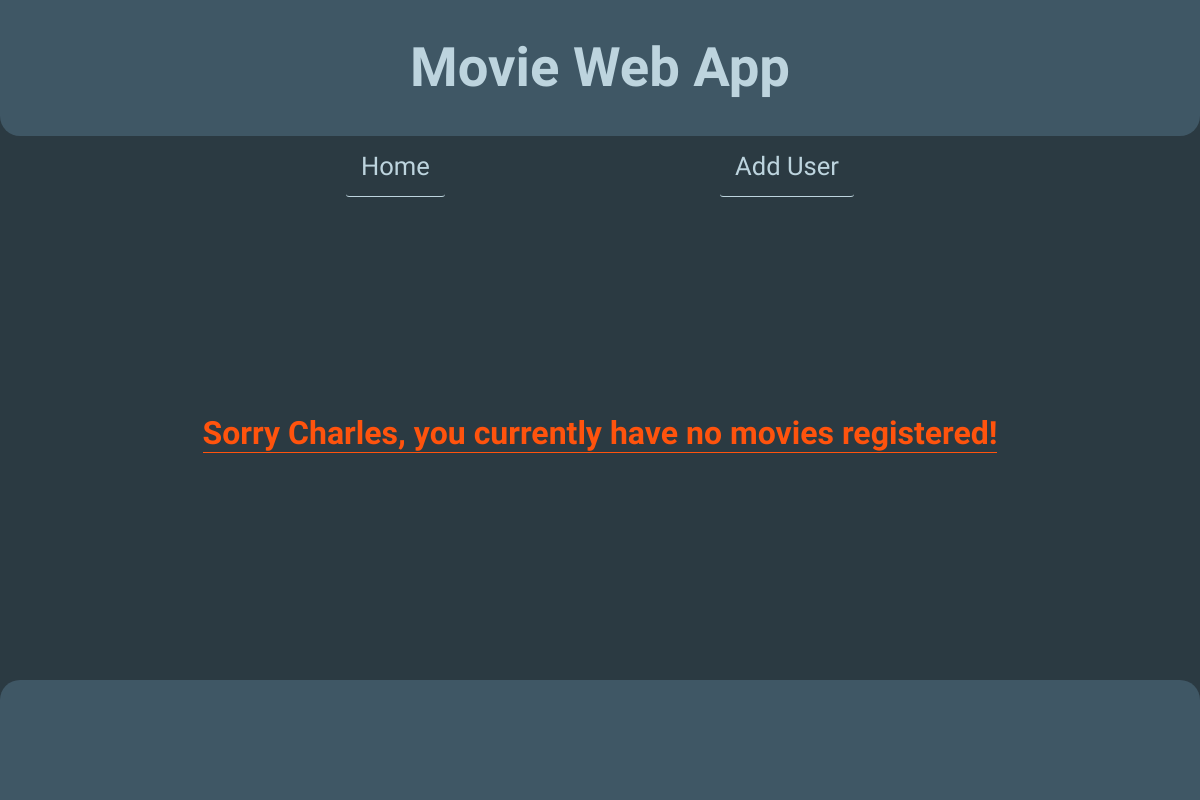
Before: /users/1 with the older database file.
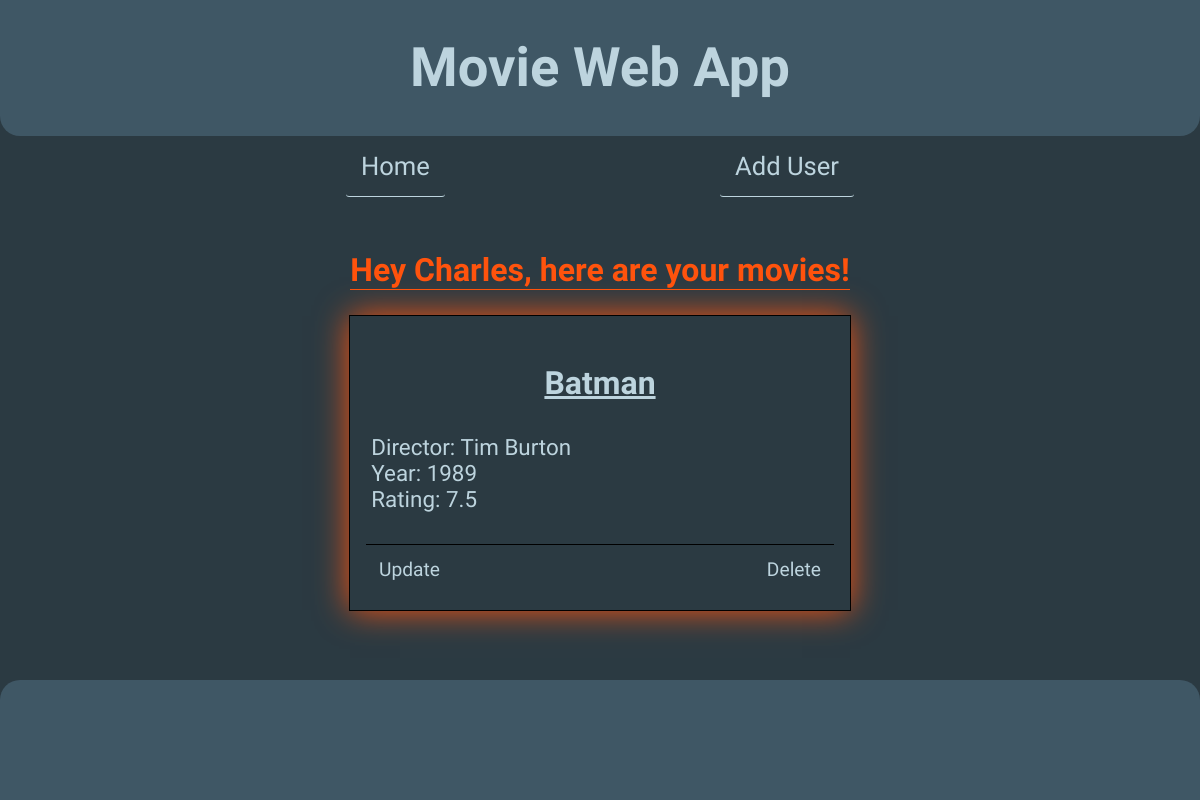
After: the same page with the newer database file.
### data_manager/sql_data_models.py (models this page shows, shortened)
class User(db.Model):
    user_id = db.Column(db.Integer, primary_key=True, autoincrement=True)
    user = db.Column(db.String(255), nullable=False)

class Movie(db.Model):
    movie_id = db.Column(db.Integer, primary_key=True, autoincrement=True)
    title = db.Column(db.String(255), nullable=False)
    director = db.Column(db.String(255), nullable=True)
    publication_year = db.Column(db.Integer, nullable=True)
    rating = db.Column(db.Float, nullable=True)

### app.py (the view)
@app.route("/users/<user_id>")
def list_user_movies(user_id):
    try:
        username, movies = data_manager.get_username_and_movies(user_id)
        if username:
            return render_index(title=f"Movies of {username}  - Movie Web App",
                                content_type="list_movies",
                                user=username,
                                movies=movies,
                                user_id=user_id)
    except TypeError:
        abort(404, "User not in database.")

### app.py (called while the page is built)
def render_index(title="Home - Movie App", content_type="home", **kwargs):
    data_to_render = {
        "title": title,
        "content_type": content_type,
        **kwargs
    }
    return render_template("index.html", **data_to_render)

### data_manager/sql_data_manager.py (called while the page is built)
    def get_username_and_movies(self, user_id) -> tuple:
        user = User.query.filter_by(user_id=user_id).first()
        username = user.user
        user_movies = db.session.query(Movie).join(
            UserMovies, UserMovies.movie_id == Movie.movie_id).filter(
            UserMovies.user_id == user_id).all()
        if not user_movies:
            return username, {}
        movies_dict = {}
        for movie in user_movies:
            movie_dict = {
                "title": movie.title,
                "director": movie.director,
                "year": movie.publication_year,
                "rating": movie.rating
            }
            movies_dict[str(movie.movie_id)] = movie_dict
        return username, movies_dict

### templates/index.html (shortened to what this page needs)
<!DOCTYPE html>
<html lang="en">
<head>
    <link rel="stylesheet" href="{{ url_for('static', filename='styles.css') }}" />
</head>
<body>
    <header>
        <h1>Movie Web App</h1>
    </header>
    <nav>
        <div class="nav-links">
            <a id="home" href="{{ url_for('list_all_users') }}">Home</a>
            <a href="{{ url_for('add_user') }}">Add User</a>
        </div>
    </nav>
    <main>
        {% block content %}
        {% if content_type == "home" %}
        {% include "user_templates/list-users.html" %}
        {% elif content_type == "list_movies" %}
        {% include "movie_templates/list-movies.html" %}
        {% elif content_type == "add_user" %}
        {% include "user_templates/add-user.html" %}
        {% elif content_type == "add_movie" %}
        {% include "movie_templates/add-movie.html" %}
        {% elif content_type == "update_movie" %}
        {% include "movie_templates/update-movie.html" %}
        {% elif content_type == "delete_movie" %}
        {% include "movie_templates/delete-movie.html" %}
        {% else %}
        {% include "success.html" %}
        {% endif %}
        {% endblock %}
    </main>
    <footer></footer>
</body>
</html>

### templates/movie_templates/list-movies.html
<div id="movies-container">
    {% if not movies %}
    <h2>Sorry {{ user }}, you currently have no movies registered!</h2>
    {% else %}
    <h2>Hey {{ user }}, here are your movies!</h2>
    {% for movie_id, movie in movies.items() %}
    <div class="movies">
        <h3>{{ movie.get("title") }}</h3>
        <ul class="movie-properties">
            <li>Director: {{movie.get("director") }}</li>
            <li>Year: {{movie.get("year") }}</li>
            <li>Rating: {{movie.get("rating") }}</li>
        </ul>
        <form id="form-update-delete-movie" action="{{ url_for('delete_movie', user_id=user_id, movie_id=movie_id) }}"
            method="post">
            <a href="{{ url_for('update_movie_details', user_id=user_id, movie_id=movie_id) }}">Update</a>
            <button class="del-btn" type="submit">Delete</button>
        </form>
    </div>
    {% endfor %}
    {% endif %}
</div>

### static/styles.css (style rules this page uses)
:root { --bluish-gray: #3f5765; --dark-bluish-gray: #2b3a42; --neon-orange: #ff530d; --silver-blue: #bdd4de; --white: #efefef; }
html { font-size: 32px; background-color: black; font-family: "Kaushan Script", cursive; }
body { margin: 0; height: auto; background-color: var(--dark-bluish-gray); color: var(--neon-orange); display: flex; flex-direction: column; text-align: center; min-height: 100vh; margin: 0; }
header { background-color: var(--bluish-gray); border-radius: 0 0 20px 20px; }
h1 { font-size: 1.7rem; color: #bdd4de; background-color: #3f5765; }
h2 { font-size: 1rem; margin-top: 0; border-bottom: solid 1px var(--neon-orange); }
h3 { font-size: 1rem; margin-bottom: 0px; color: var(--silver-blue); text-decoration: underline; }
button { font: inherit; font-size: 0.6rem; background: none; padding: 0; border: none; cursor: pointer; color: var(--silver-blue); }
main { display: flex; flex-direction: column; flex-grow: 1; justify-content: space-around; align-items: center; }
form { display: flex; flex-direction: row; }
a { font-size: 0.6rem; text-decoration: none; color: var(--silver-blue); transition: color 0.3s ease; }
ul { padding: 0; text-align: center; }
footer { background-color: var(--bluish-gray); height: 100px; margin-top: 1rem; padding: 10px; text-align: center; border-radius: 20px 20px 0 0; }
.movies { outline: solid 1px black; display: flex; flex-direction: column; justify-content: center; margin-bottom: 1rem; padding: 0.5rem; box-shadow: 0 0 1rem; }
#form-update-delete-movie { padding: 0.4rem; display: flex; justify-content: space-between; border-top: solid 1px black; }

Changed rows visible on the page:
added Movie: get "Batman", get "Tim Burton", get "1989", get "7.5"
Other visible differences:
text no longer shown: "Sorry , you currently have no movies registered!"
text now shown: "Hey , here are your movies!"
new list line: "Director: Year: Rating: Update Delete"
